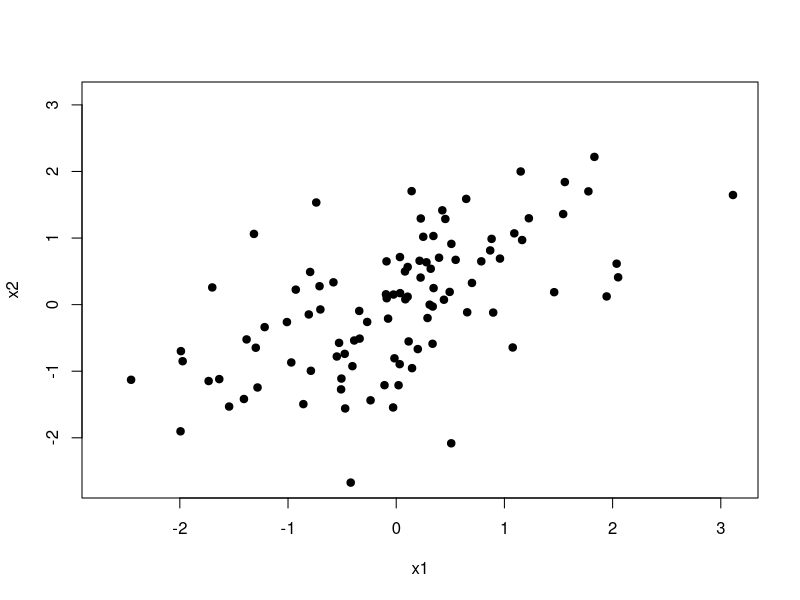
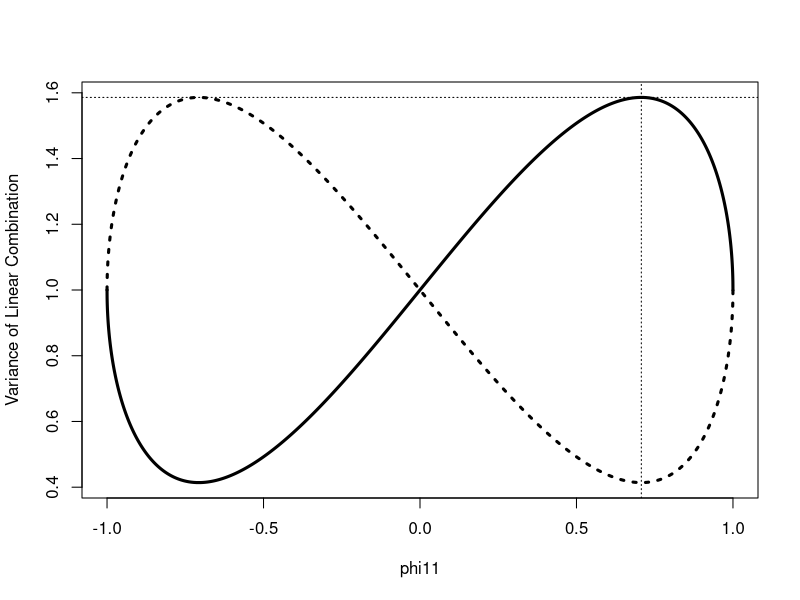
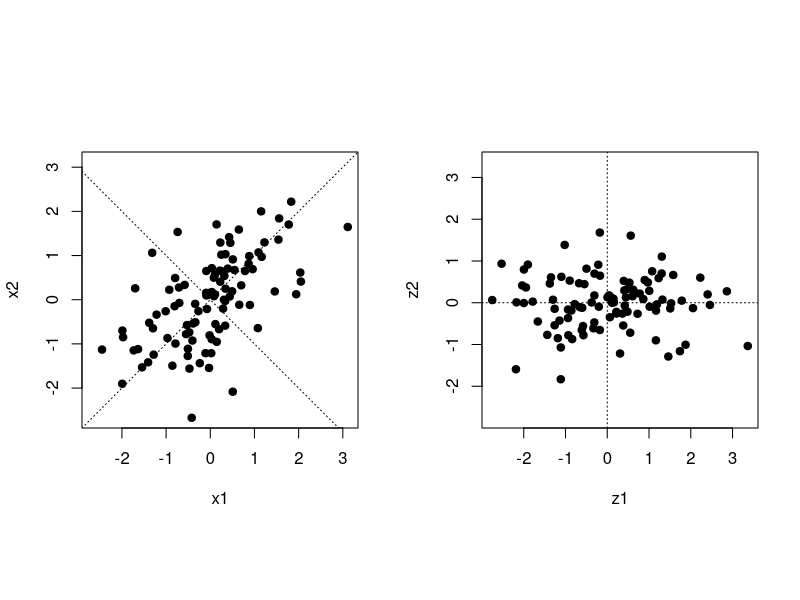
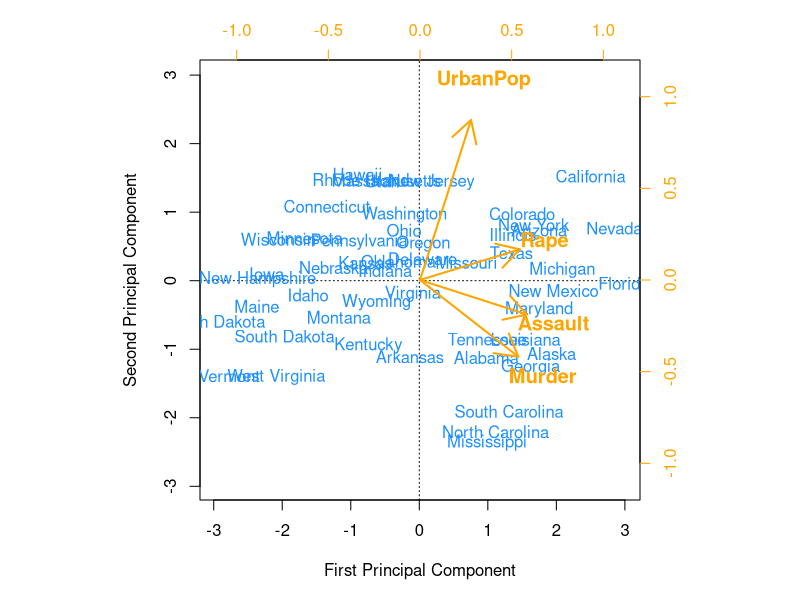
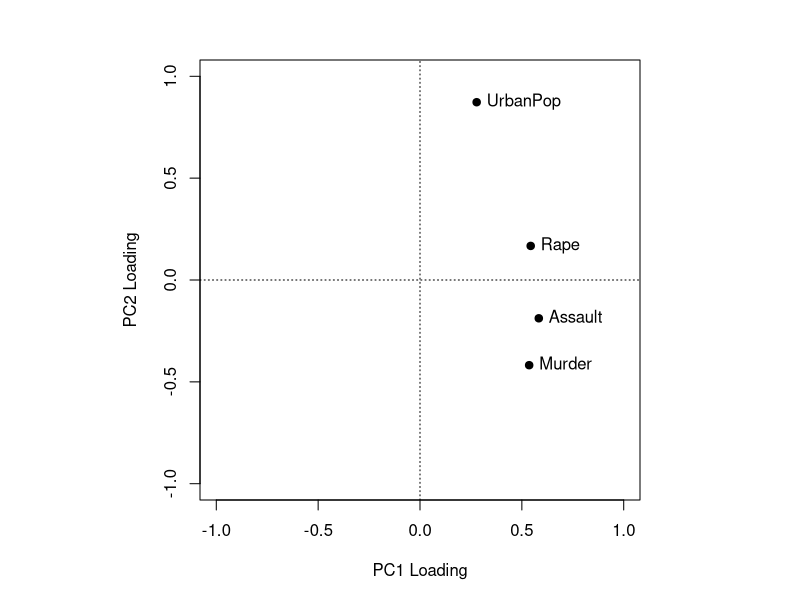
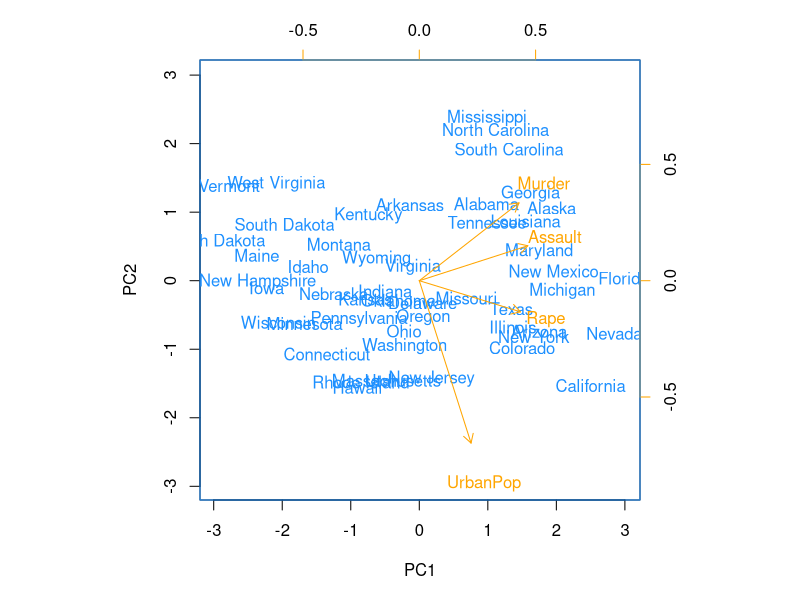
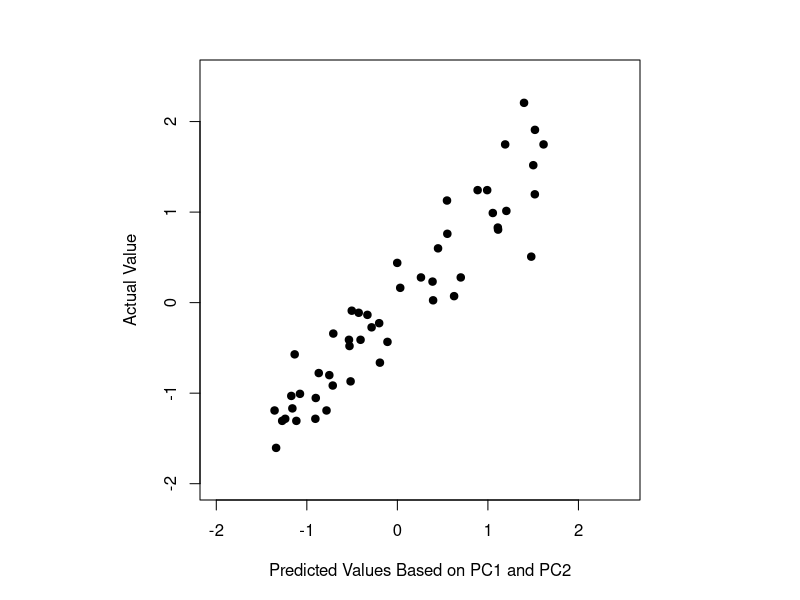

These charts were generated, in order, by the following R code:
############################################################################

# Open Online R Stream (https://www.wvbauer.com/doku.php/live_streams)
#
# By:   Wolfgang Viechtbauer (https://www.wvbauer.com)
# Date: 2022-12-13
#
# Topic(s):
# - An Introduction to Statistical Learning (https://www.statlearning.com)
# - Section(s): 12.2.1 - 12.2.2
#
# last updated: 2023-01-13

############################################################################

### 12.2.1: What Are Principal Components?

# to illustrate the idea of constructing the first principal component, let's
# simulate the simplest case where we only have two variables (that are
# correlated to some extent); we will also standardize the two variables

set.seed(1235)

n <- 100
x1 <- scale(rnorm(n))[,1]
x2 <- scale(0.8 * x1 + rnorm(n))[,1]

# correlation between x1 and x2
cor(x1, x2)

# plot the data
plot(x1, x2, pch=19, xlim=range(c(x1,x2)), ylim=range(c(x1,x2)))

# try out some linear combinations that fulfill the restriction that the sum
# of squared coefficients is equal to 1 and compute the corresponding variance

phi1 <- c(sqrt(.5), sqrt(.5))
sum(phi1^2)
var(phi1[1]*x1 + phi1[2]*x2)

phi1 <- c(.8, .6)
sum(phi1^2)
var(phi1[1]*x1 + phi1[2]*x2)

phi1 <- c(.6, .8)
sum(phi1^2)
var(phi1[1]*x1 + phi1[2]*x2)

phi1 <- c(.6, -.8)
sum(phi1^2)
var(phi1[1]*x1 + phi1[2]*x2)

# now we want to find the two coefficients that maximize the variance of the
# linear combination; let's do this by trial and error by computing the
# variance of a very large number of linear combinations we can form

phi11 <- seq(-1, 1, length=10000)

varcomb1 <- rep(NA_real_, length(phi11))
varcomb2 <- rep(NA_real_, length(phi11))

for (i in 1:length(phi11)) {
   phi21 <- sqrt(1 - phi11[i]^2) # this must be the value of phi21 given phi11
   varcomb1[i] <- var(phi11[i] * x1 + phi21 * x2) # variance of the linear combination
   phi21 <- -1*phi21 # but phi21 could also be negative
   varcomb2[i] <- var(phi11[i] * x1 + phi21 * x2) # variance of the linear combination
}

# plot phi11 against the variance of the linear combination
plot(phi11, varcomb1, type="l", lwd=3, ylab="Variance of Linear Combination")
lines(phi11, varcomb2, lwd=3, lty="dotted")

# find the value of phi1 for which the variance is as large as possible
phi11 <- phi11[which.max(varcomb1)]

# compute the corresponding value of phi2
phi21 <- sqrt(1 - phi11^2)

# print the values
c(phi11, phi21)

# note: there are technically two possibilities; either phi11 and phi21 are
# both positive or they are both negative (which would give the same maximized
# variance as shown in the plot above); so in essence, the sign of the
# coefficients could be flipped

# add a vertical line at phi1 and a horizontal line at the maximum variance
abline(v=phi11, lty="dotted")
abline(h=max(varcomb1), lty="dotted")

# compute the first principal component (PC)
z1 <- phi11 * x1 + phi21 * x2
z1

# this newly derived variable has the largest possible variance
var(z1)

# in practice, we wouldn't want to find the 'loadings' by hand this way

# while in principle, one could formulate the problem of finding the loadings
# as an optimization problem as shown in (12.3), this is actually slightly
# tricky, since this is a non-convex optimization problem; however, it turns
# out that we don't need to do this via optimization at all, since we can use
# an eigenvalue-eigenvector decomposition to find them

# put x1 and x2 into matrix X
X <- cbind(x1, x2)

# then var(X) gives us the variance-covariance matrix of the two variables
var(X)

# since x1 and x2 are standardized, var(X) is actually the correlation matrix
cor(X)

# now do the eigenvalue-eigenvector decomposition of this correlation matrix
evd <- eigen(cor(X))
evd

# show that cor(X) is identical to the eigenvector matrix times the diagonal
# eigenvalue matrix times the inverse of the eigenvector matrix
cor(X)
evd$vectors %*% diag(evd$values) %*% solve(evd$vectors)

# note that the first column of evd$vectors contains the loadings for the
# first PC (these values are slightly different than the values we found
# earlier using trial-and-error because that approach is not as accurate)

# recompute the first PC based on the more accurate loadings from eigen()
phi1 <- evd$vectors[,1]
z1 <- phi1[1] * x1 + phi1[2] * x2
z1

# the second column of evd$vectors contains the loadings for the second PC
phi2 <- evd$vectors[,2]
z2 <- phi2[1] * x1 + phi2[2] * x2
z2

# double-check that the sum of the squared loadings for the two PCs are 1
sum(phi1^2)
sum(phi2^2)

# check that the first and second PC are uncorrelated
cor(z1, z2)

# note: the eigenvalues are identical to the variances of the two PCs
evd$values
c(var(z1), var(z2))

# plot the original data again and next to it the PCs
par(mfrow=c(1,2), pty="s")
plot(x1, x2, pch=19, xlim=range(c(x1,x2)), ylim=range(c(x1,x2)))
abline(a=0, b=evd$vectors[1,1] / evd$vectors[2,1], lty="dotted")
abline(a=0, b=evd$vectors[1,2] / evd$vectors[2,2], lty="dotted")
plot(z1, z2, pch=19, xlim=range(c(z1,z2)), ylim=range(c(z1,z2)))
abline(h=0, lty="dotted")
abline(v=0, lty="dotted")

############################################################################

# as in the book, we will now use the USArrests dataset for a PCA

# copy the USArrests dataset to dat
dat <- USArrests

# dimensions of the dataset
dim(dat)

# examine the first 6 rows of the dataset
head(dat)

# standardize all 4 variables and put them into X
X <- apply(dat, 2, scale)

# add the states as row names to X
rownames(X) <- rownames(dat)

# correlation matrix
cor(X)

# get the eigenvectors and values
evd <- eigen(cor(X))
evd

# the columns in evd$vectors give the loadings for the 4 PCs; note that the
# signs of the eigenvectors we obtain above may actually be flipped compared
# to what is shown in Table 12.1 in the book (this can depend on your CPU and
# the linear algebra routines that R uses)

# to ensure that the signs are the same as in the book, check the sign of the
# element in position (1,1); if it is negative, flip the sign of the entire
# eigenvector matrix
if (evd$vectors[1,1] < 0)
   evd$vectors <- -1 * evd$vectors

# put the eigenvectors into a separate object
evec <- evd$vectors

# now compute the first and second PC
z1 <- c(X %*% evec[,1])
z2 <- c(X %*% evec[,2])

# plot the first PC against the second PC
par(mfrow=c(1,1), mar=c(5,5,3,3))
plot(z1, z2, cex=0, xlim=range(c(z1,z2)), ylim=range(c(z1,z2)),
     xlab="First Principal Component", ylab="Second Principal Component")
abline(h=0, lty="dotted")
abline(v=0, lty="dotted")
text(z1, z2, rownames(dat), col="dodgerblue")

# add arrows for the loadings on the first and second PC
par(usr=c(-1.2,1.2,-1.2,1.2))
arrows(0, 0, evec[,1], evec[,2], col="orange", lwd=2)
axis(side=3, col.axis="orange", col.ticks="orange")
axis(side=4, col.axis="orange", col.ticks="orange")
text(1.25*evec[,1], 1.25*evec[,2], colnames(dat), col="orange", cex=1.2, font=2)

# create a loading plot (separate plot of the loadings instead of adding them
# to the 'biplot' above)
plot(evec[,1], evec[,2], pch=19, xlim=c(-1,1), ylim=c(-1,1),
     xlab="PC1 Loading", ylab="PC2 Loading")
text(evec[,1], evec[,2], colnames(dat), pos=4)
abline(h=0, lty="dotted")
abline(v=0, lty="dotted")

############################################################################

# in practice, we don't want to do PCA by hand as we did above; R comes with
# the princomp() and prcomp() functions to do a PCA

# use princomp() to do a PCA
res <- princomp(X, cor=TRUE)
res

# note: since X is already standardized, can leave out cor=TRUE

# print the loadings (note: by default, loadings below 0.1 (in absolute value)
# are not shown; setting 'cutoff' to 0 shows all loadings)
print(loadings(res), digits=7, cutoff=0)

# show the first 6 rows of the PCs
head(res$scores)

# use prcomp() function to do PCA
res <- prcomp(X, center=TRUE, scale.=TRUE)
res

# note: since X is already standardized, we don't need to set scale.=TRUE (and
# in fact, center=TRUE by default anyway, so we can also leave this out)
res <- prcomp(X)
res

# note that the loadings have flipped signs again; let's flip their sign
res$rotation <- -1 * res$rotation

# element 'x' contains the actual PCs; flip their signs as well
res$x <- -1 * res$x

# print again
res

# show the first 6 rows for the PCs
head(res$x)

# create the biplot
biplot(res, col=c("dodgerblue","orange"), scale=0)

# note: the values of the PCs are slightly different when using princomp() and
# when using prcomp(); this has to do with how variances are computed in the
# two functions; prcomp() uses the divisor N-1, while princomp() uses N; also,
# as noted in help(prcomp), this function uses a singular value decomposition
# for getting the loadings, which is "the preferred method for numerical
# accuracy"

# the 'psych' package also provides a function for PCA

# install the 'psych' package (if needed)
#install.packages("psych")

# load the 'psych' package
library(psych)

# use psych::principal() to do PCA
res <- principal(X, nfactors=ncol(X), rotate="none")
res

# note that the values shown are 'standardized loadings', that is, these are
# the loadings rescaled by the square root of the eigenvalues; we can undo
# this as follows
t(t(res$loadings[,]) / sqrt(res$values))

# show the first 6 rows for the PCs
head(res$scores)

# again, these are different than the ones we found earlier, because these are
# standardized PC scores; we can undo this as follows
res$scores <- t(t(res$scores) * sqrt(res$values))
head(res$scores)

############################################################################

### 12.2.2: Another Interpretation of Principal Components

# say M = 2 and we want to compute the approximate values of the 'Murder'
# variable based on the first two PCs; pull out the loading matrix and the
# principal component scores from 'res' and use the same notation
res <- prcomp(X)
phi <- res$rotation[,1:2]
z <- res$x[,1:2]
pred.murder <- z[,1] * phi[1,1] + z[,2] * phi[1,2]
pred.murder

# plot the 'predicted' against the actual value for this variable
plot(pred.murder, X[,"Murder"], pch=19, xlim=c(-2,2.5), ylim=c(-2,2.5),
     xlab="Predicted Values Based on PC1 and PC2", ylab="Actual Value")

# predict the values of all 4 variables based on the first two PCs
pred <- z %*% t(phi)

# compute the squared distance between the actual and predicted value for each
# variable, sum up these squared distances over the states for each variable,
# and then sum these sums over the 4 variables
sum(apply((X - pred)^2, 2, sum))

# this is identical to just taking the difference between each element in X
# and pred, squaring this, and summing this all up
sum((X - pred)^2)

# the scores and loadings and for the first two PCs minimize this value

# try to obtain the scores and loadings by framing this as an optimization
# problem as shown in (12.6)
optfun <- function(par, X) {
   z <- matrix(par[1:100], nrow=50, ncol=2)
   phi <- matrix(par[101:108], nrow=4, ncol=2)
   pred <- z %*% t(phi)
   sum(apply((X - pred)^2, 2, sum))
}

opt <- nlminb(rep(1,108), optfun, X=X)
opt

# note that the value for the objective function is the same as above

# get the scores and loadings from 'opt'
z.opt <- matrix(opt$par[1:100], nrow=50, ncol=2)
phi.opt <- matrix(opt$par[101:108], nrow=4, ncol=2)

# predict the values of all 4 variables based on the first two PCs from 'opt'
pred.opt <- z.opt %*% t(phi.opt)
rownames(pred.opt) <- rownames(dat)
colnames(pred.opt) <- colnames(dat)

# compare the two sets of predicted values (not exactly identical because the
# optimization approach introduces some slight inaccuracies, but this actually
# works)
head(pred)
head(pred.opt)

# note: the values of z.opt and phi.opt do not match up with z and phi because
# there is not a unique solution (see also footnote 4), but as we see above,
# the predicted values (or the 'projections' of the original data onto the
# plane defined by the first two PCs that best fits the data) are the same

############################################################################

# the optimization approach above can be simplified, since the principal
# component scores in z are a function of phi (the loadings) and X; so we do
# not really need to optimize over the scores

optfun <- function(par, X) {
   phi <- matrix(par[1:8], nrow=4, ncol=2)
   z <- X %*% phi
   pred <- z %*% t(phi)
   sum(apply((X - pred)^2, 2, sum))
}

opt <- nlminb(rep(1,8), optfun, X=X)
opt

phi.opt <- matrix(opt$par, nrow=4, ncol=2)
z.opt <- X %*% phi.opt
pred.opt <- z.opt %*% t(phi.opt)
rownames(pred.opt) <- rownames(dat)
colnames(pred.opt) <- colnames(dat)

head(pred)
head(pred.opt)

# this again gives us the same predicted values

############################################################################

# the above suggests that we may be able to use the same optimization approach
# to conduct a PCA in general; so instead of restricting the optimization over
# M (with M < p) PCs, we could also do the optimization over all p PCs and try
# to find their loadings; but we also need some restrictions, namely that the
# sum of the squared loadings for each PC is equal to 1 and that the variance
# of the scores on the first PC is as large as possible, followed by making
# the scores on the other PCs as large as possible under the restriction that
# the PC scores are uncorrelated; after some trial-and-error, it appears that
# it is sufficient to check for uncorrelatedness of the scores

optfun <- function(par, X) {
   p <- ncol(X)
   phi <- matrix(par[1:p^2], nrow=p, ncol=p)
   z <- X %*% phi
   pred <- z %*% t(phi)
   # the first part of this sum should be zero since the difference between
   # the observed and predicted values must be zero and the second part should
   # be zero since the correlation matrix of the principal component scores
   # should be an identity matrix
   sum(apply((X - pred)^2, 2, sum)) + sum((cor(z) - diag(p))^2)
}

# do PCA (and flip signs again) and extract the loadings for all 4 PCs
res <- prcomp(X)
res$rotation <- -1 * res$rotation
res$x <- -1 * res$x
phi <- res$rotation
z <- res$x

# now try to do the same via the optimization approach above
p <- ncol(X)
opt <- nlminb(rep(1,p^2), optfun, X=X)
opt

# extract the estimates (loadings) and the PC scores
phi.opt <- matrix(opt$par[1:p^2], nrow=p, ncol=p)
z.opt <- X %*% phi.opt

# reorder the columns based on the variance in the PC scores
phi.opt <- phi.opt[,order(apply(z.opt, 2, var), decreasing=TRUE)]
z.opt <- X %*% phi.opt

# add dimension names to phi.opt and z.opt
dimnames(phi.opt) <- dimnames(phi)
colnames(z.opt) <- colnames(z)

# compare the results
phi
phi.opt

# compare the variances of the PC scores
apply(z, 2, var)
apply(z.opt, 2, var)

# check that the correlations are 0
round(cor(z), 6)
round(cor(z.opt), 6)

# check that the sums of the squared loadings are equal to 1
apply(phi, 2, function(x) sum(x^2))
apply(phi.opt, 2, function(x) sum(x^2))

# this works! not sure how well this generalizes, but I tried this out for
# several different datasets and it worked for all of them (sometimes had to
# increase the number of iterations to obtain convergence)

############################################################################
